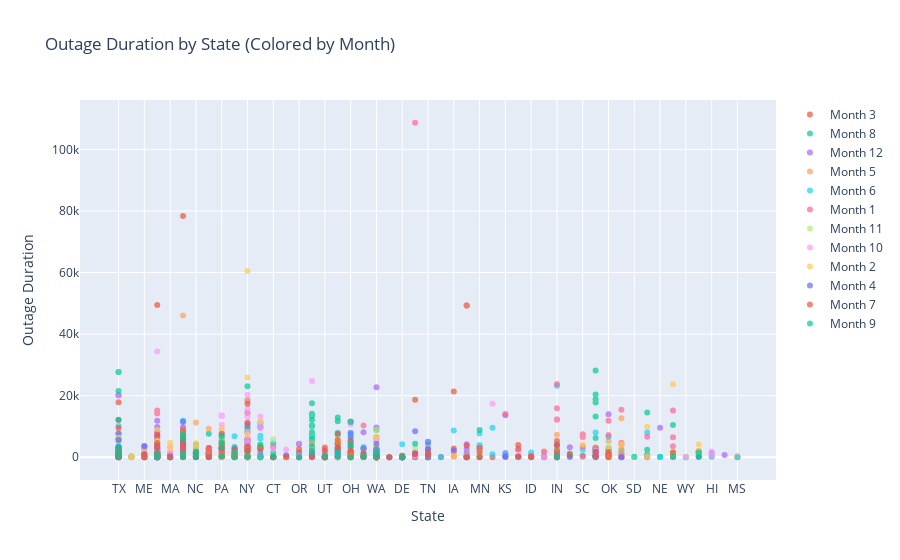

The notebook cell saved with this chart:
### Code cell
month_duration = go.Figure()

for month in data['Month'].unique():
    month_data = data[data['Month'] == month]
    month_duration.add_trace(go.Scatter(
        x=month_data['State'],
        y=month_data['Outage Duration'],
        mode='markers',
        name=f'Month {month}',
        marker=dict(size=6),
        opacity=0.7
    ))

month_duration.update_layout(
    title='Outage Duration by State (Colored by Month)',
    xaxis_title='State',
    yaxis_title='Outage Duration',
    showlegend=True
)

month_duration.show()

### Figure 1 — Plotly figure (JSON) as saved in the notebook; plotly's stock layout.template omitted (floating-point values rounded to 4 significant figures; data arrays with more than 128 entries replaced by an {"elided": "..."} marker saying what was removed)
{"data": [{"marker": {"size": 6}, "mode": "markers", "name": "Month nan", "opacity": 0.7, "type": "scatter", "x": [], "y": []}, {"marker": {"size": 6}, "mode": "markers", "name": "Month 3", "opacity": 0.7, "type": "scatter", "x": ["TX", "NM", "ME", "CA", "CA", "CA", "CA", "TX", "MA", "MI", "TX", "TX", "CA", "NC", "IL", "TX", "PA", "CA", "MI", "VA", "TX", "VA", "NY", "PA", "CA", "NJ", "NJ", "CA", "NY", "CT", "NH", "OR", "CA", "FL", "CA", "CA", "CA", "CA", "NH", "NY", "FL", "NY", "TX", "UT", "MD", "TX", "OH", "MI", "MD", "MI", "AR", "TX", "WA", "WA", "MI", "TX", "VT", "DE", "DE", "CT", "FL", "DE", "MD", "VA", "MD", "MA", "CA", "NC", "TX", "WI", "TN", "NC", "NY", "NY", "UT", "MT", "UT", "IA", "AZ", "IA", "WA", "IA", "TN", "WA", "OR", "MN", "CA", "WV", "KS", "CA", "CO", "ID", "ID", "MA", "WA", "WA", "WA", "NV", "CA", "WA"], "y": [70, 0, null, null, 141, 554, 316, 1440, 103, 3600, 39, 17865, 33, 240, 2370, 690, 2684, 89, 78377, 2640, 885, 1337, 5760, 5320, 56, 9719, 3300, 39, 9480, 3305, 92, 1526, 1456, 540, 133, 213, 6914, 130, 200, 5850, 2009, 14400, 74, 3186, 565, 1077, 340, 2670, 331, 1, 105, 1282, 0, 0, 4050, 300, 20, 0, 0, 120, 17, 1, 1, 1565, 113, 114, 230, 1050, 2280, 18660, 528, 985, 1, 0, 1, 56, 1, 2880, 451, 21360, 1, 251, 310, 663, 210, 155, 295, 1, 187, 98, 4019, null, 0, 1068, null, null, 1919, 60, 49427, null]}, {"marker": {"size": 6}, "mode": "markers", "name": "Month 8", "opacity": 0.7, "type": "scatter", "x": {"elided": "153 str values"}, "y": {"elided": "153 int values"}}, {"marker": {"size": 6}, "mode": "markers", "name": "Month 12", "opacity": 0.7, "type": "scatter", "x": ["AL", "CA", "PA", "PA", "VA", "CA", "AR", "CA", "MA", "WA", "FL", "CA", "CA", "CA", "PA", "MD", "CA", "GA", "OH", "OR", "OR", "OR", "WA", "CA", "WA", "CA", "WA", "WA", "NE", "OK", "KS", "IL", "MI", "ME", "MO", "ME", "NY", "MI", "NY", "MI", "HI", "MI", "OR", "IN", "IN", "NJ", "CA", "CA", "CA", "MI", "OH", "NC", "CA", "AZ", "CA", "NY", "CA", "CA", "WA", "MI", "CA", "ND", "ID", "OR", "CA", "CA", "VA", "UT", "WA", "WA", "WA", "TX", "WA", "WA", "OH", "MI", "WA", "TX", "CA", "WA", "CA", "NC", "NC", "UT", "AZ", "NY", "TX", "VA", "TX", "TX", "MI", "ME", "AZ", "UT", "MI", "AZ", "ME", "OK", "CA", "KS", "KS", "TX", "NV", "CA", "MI", "MO", "OK", "MO", "WA", "OK", "CA"], "y": [3264, 2820, 2790, 720, 2691, 6780, 8160, 721, 115, 6480, 816, 1914, 5910, 900, 2319, 2279, 8100, 1865, 1420, 4380, 4313, 1050, 22769, 159, 2639, 8472, 9630, 2820, 9600, 13972, 13650, 1200, 3637, 1676, 870, 3667, 10726, 705, 5400, 5115, 1367, 7650, 200, 2120, 35, 1365, 234, 11867, 1035, 3015, 1733, 1460, 326, 4200, 1080, 18240, 1524, 268, 2460, 4170, 5, 720, 0, 60, 2016, 9855, 208, 1631, 0, 465, 1620, 255, 432, 1, 1440, 1046, 5, 1860, 13, 28, 3100, 290, 129, 2, 2700, 3943, 20160, 448, 20160, 7809, 9857, 2652, 180, 1, 4242, 1440, 1, 280, 1, 90, 1406, null, 1, 15, 2700, 65, null, null, 420, 1042, 72]}, {"marker": {"size": 6}, "mode": "markers", "name": "Month 5", "opacity": 0.7, "type": "scatter", "x": ["IL", "TX", "AZ", "NC", "NY", "TX", "CA", "CA", "CA", "TX", "MI", "TX", "CA", "OH", "OH", "MI", "FL", "FL", "FL", "MI", "MI", "TX", "TX", "CA", "CA", "CA", "CT", "CA", "CA", "MI", "TX", "GA", "LA", "CA", "CT", "NJ", "IN", "IL", "IN", "IL", "KY", "MO", "CA", "NH", "MO", "MO", "HI", "OR", "NV", "WY", "GA", "CT", "VA", "NY", "NY", "NY", "NH", "NH", "OK", "UT", "IN", "MS", "IL", "IN", "PA", "MN", "MD", "PA", "UT", "MI", "MI", "NC", "MI", "MA", "WA", "WA", "OK", "VT", "OH", "OH", "CO", "OR", "NY", "NY", "LA", "DE", "VA", "AR", "MO", "DE", "DE", "NH", "CA", "ME", "WA", "OK", "OK", "NC", "MN", "UT", "CA", "CA", "MS", "AZ", "IN", "CA", "IN", "CA", "UT", "TX", "TX", "TN", "UT", "MS", "TX", "WA", "CA", "TX", "MO", "MO", "NY", "LA", "NY", "LA", "WA", "NY", "UT"], "y": [null, 2159, null, 11280, 681, 480, 108, 75, 140, 757, 46080, 150, 270, 4920, 4920, 5700, 4320, 4320, 4320, 4560, 7800, 1110, 420, 437, 365, 230, 4260, 182, 155, 3120, 1830, 1950, 355, 155, 110, 3599, 233, 810, 7319, 9230, 652, 810, 871, 0, 2880, 12652, 174, 214, 1534, 0, 2054, 0, 1205, 2880, 30, 0, 0, 75, 2895, 0, 3646, 300, 1450, 3314, 152, 1322, 17, 1324, 114, 3090, 2085, 1025, 200, 1569, 70, 15, 2245, 70, 285, 21, 2, 838, 2515, 1, 227, 1, 2, 30, 1470, 1, 1, 77, null, 300, 180, 3000, 5310, 3120, 1, 1, null, 1, 1, 353, 3, null, 2580, 617, 1, 1320, 3040, 95, 1, 5, 5115, 19, 1, 3255, null, 1199, 18717, null, 191, 3180, null, 73, 204]}, {"marker": {"size": 6}, "mode": "markers", "name": "Month 6", "opacity": 0.7, "type": "scatter", "x": {"elided": "195 str values"}, "y": {"elided": "195 int values"}}, {"marker": {"size": 6}, "mode": "markers", "name": "Month 1", "opacity": 0.7, "type": "scatter", "x": {"elided": "136 str values"}, "y": {"elided": "136 int values"}}, {"marker": {"size": 6}, "mode": "markers", "name": "Month 11", "opacity": 0.7, "type": "scatter", "x": ["CA", "CT", "MD", "MI", "MD", "NY", "VA", "MI", "IL", "TX", "GA", "WI", "MI", "CA", "MI", "WA", "WA", "GA", "TX", "CA", "CA", "CA", "CA", "ME", "CA", "CA", "MN", "WY", "WA", "CA", "NH", "NJ", "WY", "CA", "WA", "IN", "MD", "NH", "NH", "MA", "TX", "VT", "DE", "DE", "DE", "IL", "NM", "CT", "UT", "DE", "UT", "IN", "IN", "IN", "IN", "IN", "MI", "CA", "CA", "UT", "UT", "WA", "MI", "WA", "MI", "OK", "IN", "WA", "AR", "NY", "OH", "OK"], "y": [5160, 5880, 1950, 5700, 4920, 2100, 131, 5820, 120, 900, 360, 3000, 8160, 13, 2939, 8940, 5855, 120, 600, 751, 761, 759, 945, 673, 251, 5227, 1860, 61, 2700, 135, 30, 0, 0, 2464, 60, 0, 1, 33, 27, 1, 1440, 160, 1, 1, 1, 479, 76, 1, 1, 1, 1, 4320, 2880, 4032, 65, 4320, 5034, 1, 455, 1, 1, 3300, 5760, null, 1710, 3300, 120, null, 2363, 5, 7, null]}, {"marker": {"size": 6}, "mode": "markers", "name": "Month 10", "opacity": 0.7, "type": "scatter", "x": ["LA", "CA", "CA", "CA", "MI", "MI", "LA", "FL", "FL", "FL", "CA", "IL", "NY", "NY", "HI", "TX", "CO", "HI", "CA", "WA", "CA", "CA", "CA", "CA", "CT", "LA", "MI", "CA", "CA", "WY", "CA", "CA", "IL", "MN", "WI", "MI", "CA", "CA", "IL", "CO", "NJ", "NJ", "NJ", "NJ", "NY", "NY", "NY", "UT", "IN", "PA", "PA", "MD", "PA", "PA", "PA", "WA", "PA", "OH", "MI", "MA", "MA", "MD", "MD", "MD", "CO", "CO", "NV", "NH", "NH", "ME", "WV", "CA", "IN", "VA", "VT", "WA", "CA", "PA", "NJ", "NY", "NJ", "PA", "NJ", "PA", "OH", "DE", "MD", "DE", "NY", "NY", "MD", "MD", "MD", "MD", "CA", "AR", "AR", "TX", "NC", "CA", "AZ", "CA", "PA", "UT", "OR", "UT", "CA", "TX", "TX"], "y": [null, 34390, 161, 2790, 5840, 3360, 2100, 720, 24780, 1080, 334, 1680, 13140, 15492, 543, 271, 2140, 1906, 962, 6276, 959, 37, 17, 21, 2640, 420, 3915, 390, 125, 106, 40, 199, 2100, 3000, 480, 2820, 11, 2895, 3000, 2040, 11430, 0, 0, 13201, 6074, 5355, 7962, 0, 96, 13381, 7803, 428, 2843, 13679, 100, 476, 2880, 0, 4080, 3525, 1656, 1, 1, 1, 201, 1, 1, 5, 2535, 1187, 17339, 20, 6, 1523, 1, 1, 14, 13488, 9600, 8268, 9360, 10530, 11337, 8979, 10619, 1, 2, 39, 20280, 14639, 1, 1, 1, 2507, 448, 110, 240, 1080, 405, 15, 1, 247, 1642, 31, 60, 120, 989, 2420, 455]}, {"marker": {"size": 6}, "mode": "markers", "name": "Month 2", "opacity": 0.7, "type": "scatter", "x": {"elided": "136 str values"}, "y": {"elided": "136 int values"}}, {"marker": {"size": 6}, "mode": "markers", "name": "Month 4", "opacity": 0.7, "type": "scatter", "x": ["AZ", "TX", "NY", "WI", "MI", "TX", "WA", "FL", "CA", "OH", "OH", "TX", "IN", "TX", "TX", "TX", "TX", "TX", "CA", "NH", "MD", "ME", "ME", "CA", "TX", "MI", "LA", "TX", "MI", "WA", "CA", "CA", "PA", "NC", "LA", "MO", "DE", "AR", "AR", "LA", "LA", "UT", "IL", "UT", "UT", "TN", "WA", "AZ", "MI", "TN", "TN", "TN", "NC", "TN", "TN", "OH", "CA", "WA", "MA", "MA", "WA", "WA", "CA", "IN", "TX", "MI", "WA", "WA", "VT", "GA", "DE", "DE", "DE", "IA", "AL", "CT", "CO", "DE", "DE", "TN", "MI", "CA", "CA", "CA", "AR", "WI", "DE", "OR", "MI", "MI", "TX", "LA", "CA", "CA", "CA", "KS", "TX", "MD", "UT", "TX", "TX", "UT", "FL", "TN", "UT", "TX", "TX", "TX", "WA", "CA", "MD"], "y": [null, 186, 2089, 1219, 4200, 1200, 4285, 1005, 8, 6480, 7920, 900, 4045, 121, 95, 189, 245, 130, 854, 660, 3060, 950, 3604, 1230, 5595, 3540, 732, 1920, 5670, 1204, 124, null, 2865, 0, 295, 120, 0, 1201, 2806, 1690, 7, 56, 120, 11, 575, 196, 123, 1, 11525, 4921, 5054, 46, 1574, 2550, 660, 3690, 2878, 292, 0, 307, 2615, 502, 697, 276, 840, 3494, 487, 219, 15, 108, 1, 1, 1, 2161, 77, 1, 175, 1, 1, 619, 3630, 3698, 195, 1135, 285, 8468, 30, 2, 2325, 4290, null, 52, 1, 12, 236, 348, 3300, 304, 113, 2690, 3020, 1, 83, null, 60, 5, 1185, 3050, 313, 25, 1673]}, {"marker": {"size": 6}, "mode": "markers", "name": "Month 7", "opacity": 0.7, "type": "scatter", "x": {"elided": "181 str values"}, "y": {"elided": "181 int values"}}, {"marker": {"size": 6}, "mode": "markers", "name": "Month 9", "opacity": 0.7, "type": "scatter", "x": ["MI", "MD", "NC", "NC", "DC", "FL", "FL", "FL", "FL", "FL", "FL", "FL", "GA", "GA", "FL", "NC", "MI", "MN", "NC", "WI", "TX", "CA", "FL", "LA", "LA", "FL", "TX", "NC", "PA", "NJ", "TX", "MI", "TX", "CA", "TX", "CA", "IN", "PA", "PA", "PA", "KY", "KY", "TX", "LA", "LA", "OH", "OH", "OH", "LA", "CA", "TX", "CA", "NC", "TX", "TX", "PA", "PA", "CA", "CA", "VA", "MI", "TX", "CA", "NJ", "NJ", "NJ", "DE", "CT", "DE", "DE", "CT", "NY", "WA", "WA", "TX", "UT", "WA", "WA", "WA", "WA", "MI", "OH", "MD", "CA", "AR", "VA", "MD", "AR", "PA", "MI", "NY", "MI", "CA", "OR"], "y": [761, 12890, 1528, 15, 14500, 2460, 2040, 10380, 7560, 6840, 1680, 12060, 1560, 360, 3600, 1890, 6510, 8880, 1440, 4410, 1620, 84, 8189, 6240, 18804, 10080, 12180, 990, 4800, 4140, 318, 168, 2340, 420, null, 300, 47, 299, 6713, 6938, 10499, 300, 27698, 17812, 20416, 11420, 11531, 4200, 13215, 3, 3360, 865, 885, 27698, 21540, 3232, 4792, 144, 177, 30, 1019, 685, 1008, 375, 0, 0, 0, 0, 0, 0, 210, 258, 467, 1423, 1500, 300, 1697, 1276, 1207, 245, 7440, 1, 1440, null, 210, 1673, 185, 60, 380, 5760, 161, 232, 32, 1]}], "layout": {"showlegend": true, "title": {"text": "Outage Duration by State (Colored by Month)"}, "xaxis": {"title": {"text": "State"}}, "yaxis": {"title": {"text": "Outage Duration"}}}}
